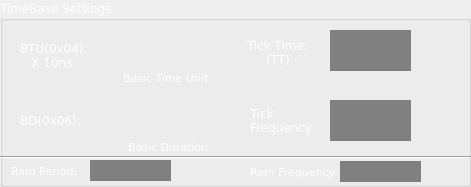
  <widget class="QGroupBox" name="grpTimeBase">
   <property name="geometry">
    <rect>
     <x>310</x>
     <y>10</y>
     <width>471</width>
     <height>187</height>
    </rect>
   </property>
   <property name="palette">
    <palette>
     <active>
      <colorrole role="WindowText">
       <brush brushstyle="SolidPattern">
        <color alpha="255">
         <red>255</red>
         <green>255</green>
         <blue>255</blue>
        </color>
       </brush>
      </colorrole>
      <colorrole role="Text">
       <brush brushstyle="SolidPattern">
        <color alpha="255">
         <red>255</red>
         <green>255</green>
         <blue>255</blue>
        </color>
       </brush>
      </colorrole>
      <colorrole role="ButtonText">
       <brush brushstyle="SolidPattern">
        <color alpha="255">
         <red>255</red>
         <green>255</green>
         <blue>255</blue>
        </color>
       </brush>
      </colorrole>
      <colorrole role="Base">
       <brush brushstyle="SolidPattern">
        <color alpha="255">
         <red>85</red>
         <green>0</green>
         <blue>0</blue>
        </color>
       </brush>
      </colorrole>
      <colorrole role="Shadow">
       <brush brushstyle="SolidPattern">
        <color alpha="255">
         <red>85</red>
         <green>0</green>
         <blue>0</blue>
        </color>
       </brush>
      </colorrole>
     </active>
     <inactive>
      <colorrole role="WindowText">
       <brush brushstyle="SolidPattern">
        <color alpha="255">
         <red>255</red>
         <green>255</green>
         <blue>255</blue>
        </color>
       </brush>
      </colorrole>
      <colorrole role="Text">
       <brush brushstyle="SolidPattern">
        <color alpha="255">
         <red>255</red>
         <green>255</green>
         <blue>255</blue>
        </color>
       </brush>
      </colorrole>
      <colorrole role="ButtonText">
       <brush brushstyle="SolidPattern">
        <color alpha="255">
         <red>255</red>
         <green>255</green>
         <blue>255</blue>
        </color>
       </brush>
      </colorrole>
      <colorrole role="Base">
       <brush brushstyle="SolidPattern">
        <color alpha="255">
         <red>85</red>
         <green>0</green>
         <blue>0</blue>
        </color>
       </brush>
      </colorrole>
      <colorrole role="Shadow">
       <brush brushstyle="SolidPattern">
        <color alpha="255">
         <red>85</red>
         <green>0</green>
         <blue>0</blue>
        </color>
       </brush>
      </colorrole>
     </inactive>
     <disabled>
      <colorrole role="WindowText">
       <brush brushstyle="SolidPattern">
        <color alpha="255">
         <red>255</red>
         <green>255</green>
         <blue>255</blue>
        </color>
       </brush>
      </colorrole>
      <colorrole role="Text">
       <brush brushstyle="SolidPattern">
        <color alpha="255">
         <red>255</red>
         <green>255</green>
         <blue>255</blue>
        </color>
       </brush>
      </colorrole>
      <colorrole role="ButtonText">
       <brush brushstyle="SolidPattern">
        <color alpha="255">
         <red>255</red>
         <green>255</green>
         <blue>255</blue>
        </color>
       </brush>
      </colorrole>
      <colorrole role="Base">
       <brush brushstyle="SolidPattern">
        <color alpha="255">
         <red>108</red>
         <green>108</green>
         <blue>107</blue>
        </color>
       </brush>
      </colorrole>
      <colorrole role="Shadow">
       <brush brushstyle="SolidPattern">
        <color alpha="255">
         <red>85</red>
         <green>0</green>
         <blue>0</blue>
        </color>
       </brush>
      </colorrole>
     </disabled>
    </palette>
   </property>
   <property name="font">
    <font>
     <family>DejaVu Sans</family>
    </font>
   </property>
   <property name="title">
    <string>TimeBase Settings</string>
   </property>
   <widget class="QLabel" name="label_2">
    <property name="geometry">
     <rect>
      <x>20</x>
      <y>40</y>
      <width>81</width>
      <height>31</height>
     </rect>
    </property>
    <property name="text">
     <string>BTU(0x04):
   X 10ns</string>
    </property>
   </widget>
   <widget class="QLabel" name="label_3">
    <property name="geometry">
     <rect>
      <x>20</x>
      <y>110</y>
      <width>81</width>
      <height>20</height>
     </rect>
    </property>
    <property name="text">
     <string>BD(0x06):</string>
    </property>
   </widget>
   <widget class="QLabel" name="label_4">
    <property name="geometry">
     <rect>
      <x>123</x>
      <y>68</y>
      <width>91</width>
      <height>20</height>
     </rect>
    </property>
    <property name="font">
     <font>
      <pointsize>8</pointsize>
     </font>
    </property>
    <property name="text">
     <string>Basic Time Unit</string>
    </property>
   </widget>
   <widget class="QLabel" name="label_5">
    <property name="geometry">
     <rect>
      <x>128</x>
      <y>137</y>
      <width>91</width>
      <height>20</height>
     </rect>
    </property>
    <property name="font">
     <font>
      <pointsize>8</pointsize>
     </font>
    </property>
    <property name="text">
     <string>Basic Duration</string>
    </property>
   </widget>
   <widget class="QLineEdit" name="leTickTime">
    <property name="geometry">
     <rect>
      <x>330</x>
      <y>30</y>
      <width>81</width>
      <height>41</height>
     </rect>
    </property>
    <property name="focusPolicy">
     <enum>Qt::NoFocus</enum>
    </property>
    <property name="styleSheet">
     <string notr="true"> QLineEdit {
     border: 2px solid gray;
     border-radius: 23px;
     padding: 0 8px;
     background: gray;
     selection-background-color: darkgray;
	 color:white;
     font: bold 12px;
 }</string>
    </property>
    <property name="text">
     <string/>
    </property>
   </widget>
   <widget class="QLabel" name="label_6">
    <property name="geometry">
     <rect>
      <x>247</x>
      <y>37</y>
      <width>81</width>
      <height>31</height>
     </rect>
    </property>
    <property name="text">
     <string>Tick Time:
     (TT)</string>
    </property>
   </widget>
   <widget class="QLineEdit" name="leTickFrequency">
    <property name="geometry">
     <rect>
      <x>330</x>
      <y>100</y>
      <width>81</width>
      <height>41</height>
     </rect>
    </property>
    <property name="focusPolicy">
     <enum>Qt::NoFocus</enum>
    </property>
    <property name="styleSheet">
     <string notr="true"> QLineEdit {
     border: 2px solid gray;
     border-radius: 23px;
     padding: 0 8px;
     background: gray;
     selection-background-color: darkgray;
	 color:white;
     font: bold 12px;
 }</string>
    </property>
    <property name="text">
     <string/>
    </property>
   </widget>
   <widget class="QLabel" name="label_7">
    <property name="geometry">
     <rect>
      <x>250</x>
      <y>100</y>
      <width>71</width>
      <height>41</height>
     </rect>
    </property>
    <property name="text">
     <string>Tick 
Frequency</string>
    </property>
   </widget>
   <widget class="QLabel" name="lblUnits">
    <property name="geometry">
     <rect>
      <x>420</x>
      <y>100</y>
      <width>31</width>
      <height>41</height>
     </rect>
    </property>
    <property name="font">
     <font>
      <pointsize>12</pointsize>
     </font>
    </property>
    <property name="text">
     <string/>
    </property>
   </widget>
   <widget class="QLabel" name="lblTimeUnits">
    <property name="geometry">
     <rect>
      <x>420</x>
      <y>30</y>
      <width>31</width>
      <height>41</height>
     </rect>
    </property>
    <property name="font">
     <font>
      <pointsize>12</pointsize>
     </font>
    </property>
    <property name="styleSheet">
     <string notr="true"/>
    </property>
    <property name="text">
     <string/>
    </property>
   </widget>
   <widget class="QLabel" name="label_28">
    <property name="geometry">
     <rect>
      <x>11</x>
      <y>161</y>
      <width>71</width>
      <height>20</height>
     </rect>
    </property>
    <property name="font">
     <font>
      <pointsize>8</pointsize>
     </font>
    </property>
    <property name="text">
     <string>Ram Period:</string>
    </property>
   </widget>
   <widget class="Line" name="line_8">
    <property name="geometry">
     <rect>
      <x>0</x>
      <y>149</y>
      <width>471</width>
      <height>16</height>
     </rect>
    </property>
    <property name="orientation">
     <enum>Qt::Horizontal</enum>
    </property>
   </widget>
   <widget class="QLabel" name="label_29">
    <property name="geometry">
     <rect>
      <x>250</x>
      <y>162</y>
      <width>91</width>
      <height>20</height>
     </rect>
    </property>
    <property name="font">
     <font>
      <pointsize>8</pointsize>
     </font>
    </property>
    <property name="text">
     <string>Ram Frequency:</string>
    </property>
   </widget>
   <widget class="QLineEdit" name="leRamPeriod">
    <property name="geometry">
     <rect>
      <x>90</x>
      <y>160</y>
      <width>81</width>
      <height>21</height>
     </rect>
    </property>
    <property name="focusPolicy">
     <enum>Qt::NoFocus</enum>
    </property>
    <property name="styleSheet">
     <string notr="true"> QLineEdit {
     border: 2px solid gray;
     border-radius: 23px;
     padding: 0 8px;
     background: gray;
     selection-background-color: darkgray;
	 color:white;
     font: bold 12px;
 }</string>
    </property>
    <property name="text">
     <string/>
    </property>
   </widget>
   <widget class="QLineEdit" name="leRamFrequency">
    <property name="geometry">
     <rect>
      <x>340</x>
      <y>161</y>
      <width>81</width>
      <height>21</height>
     </rect>
    </property>
    <property name="focusPolicy">
     <enum>Qt::NoFocus</enum>
    </property>
    <property name="styleSheet">
     <string notr="true"> QLineEdit {
     border: 2px solid gray;
     border-radius: 23px;
     padding: 0 8px;
     background: gray;
     selection-background-color: darkgray;
	 color:white;
     font: bold 12px;
 }</string>
    </property>
    <property name="text">
     <string/>
    </property>
   </widget>
   <widget class="QLabel" name="lblUnits_2">
    <property name="geometry">
     <rect>
      <x>230</x>
      <y>180</y>
      <width>31</width>
      <height>31</height>
     </rect>
    </property>
    <property name="font">
     <font>
      <pointsize>12</pointsize>
     </font>
    </property>
    <property name="text">
     <string/>
    </property>
   </widget>
  </widget>
